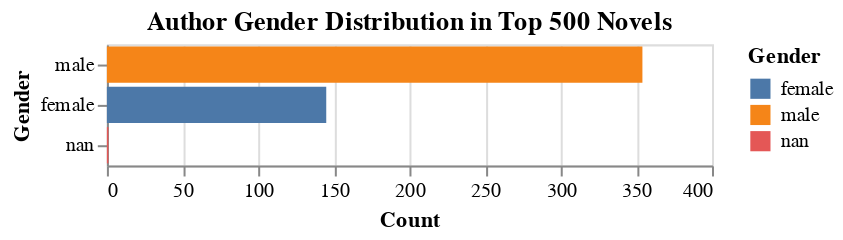

The notebook cell this image was saved under:
### Markdown cell above
### Author Demographics
The chart below shows the distribution of author genders in the dataset, helping us understand whether there are any biases in the gender representation of top-ranked novels.

### Code cell
# Ensuring author_gender is a string type before plotting
top500_df['author_gender'] = top500_df['author_gender'].astype(str)

# Count author genders
gender_counts = top500_df['author_gender'].value_counts().reset_index()
gender_counts.columns = ['Gender', 'Count']

gender_chart = alt.Chart(gender_counts).mark_bar().encode(
    x='Count:Q',
    y=alt.Y('Gender:N', sort='-x'),
    color='Gender:N'
).properties(
    title="Author Gender Distribution in Top 500 Novels"
)
gender_chart

### Figure 1 — Vega-Lite specification as saved in the notebook (floating-point values rounded to 4 significant figures)
{"config": {"view": {"continuousWidth": 300, "continuousHeight": 300}}, "data": {"name": "data-d54f9b756deea4b3ebad7b2a3d00d3a3"}, "mark": {"type": "bar"}, "encoding": {"color": {"field": "Gender", "type": "nominal"}, "x": {"field": "Count", "type": "quantitative"}, "y": {"field": "Gender", "sort": "-x", "type": "nominal"}}, "title": "Author Gender Distribution in Top 500 Novels", "$schema": "https://vega.github.io/schema/vega-lite/v5.8.0.json", "datasets": {"data-d54f9b756deea4b3ebad7b2a3d00d3a3": [{"Gender": "male", "Count": 354}, {"Gender": "female", "Count": 145}, {"Gender": "nan", "Count": 1}]}}
